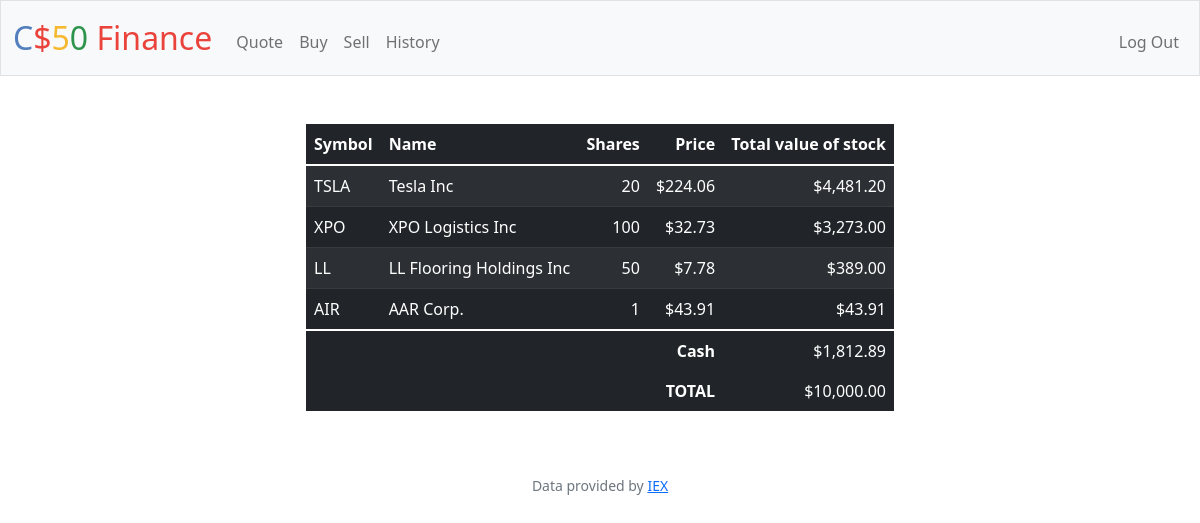
The page / (signed in) on the database as committed earlier.
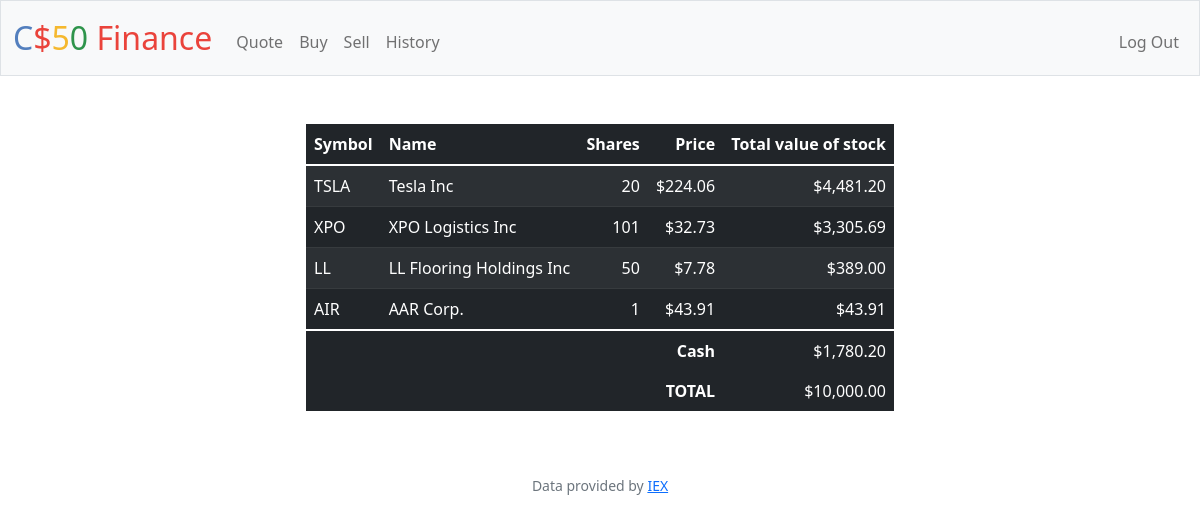
The same page on the database as committed later.
### tables this page shows
CREATE TABLE portfolio (
                portfolio_user_id INTEGER NOT NULL,
                portfolio_id INTEGER PRIMARY KEY,
                name TEXT NOT NULL,
                symbol TEXT NOT NULL,
                shares INTEGER NOT NULL,
                price INTEGER NOT NULL,
                total_value_of_stock NUMERIC NOT NULL DEFAULT 0
            );

### app.py (the view)
@app.route("/")
@login_required
def index():
    db.execute("DELETE FROM portfolio WHERE portfolio_user_id = ? AND shares = 0", session["user_id"])
    portfolio_rows = db.execute("SELECT * FROM portfolio WHERE portfolio_user_id = ?", session["user_id"])
    user_cash_rows = db.execute("SELECT cash FROM users WHERE id = ?", session["user_id"])
    user_cash_balance = round(float(user_cash_rows[0]["cash"]), 2)
    total_starting_cash = 0
    for dict in portfolio_rows:
        total_starting_cash += float(dict["total_value_of_stock"])
    total_starting_cash += user_cash_balance
    for dict in portfolio_rows:
        dict["price"] = usd(dict["price"])
        dict["total_value_of_stock"] = usd(dict["total_value_of_stock"])
    return render_template("index.html", portfolio_rows = portfolio_rows, user_cash_balance = usd(user_cash_balance), total_starting_cash = usd(total_starting_cash))

### app.py (called while the page is built)
@app.after_request
def after_request(response):
    response.headers["Cache-Control"] = "no-cache, no-store, must-revalidate"
    response.headers["Expires"] = 0
    response.headers["Pragma"] = "no-cache"
    return response

### helpers.py (called while the page is built)
def login_required(f):
    @wraps(f)
    def decorated_function(*args, **kwargs):
        if session.get("user_id") is None:
            return redirect("/login")
        return f(*args, **kwargs)
    return decorated_function

def usd(value):
    return f"${value:,.2f}"

### templates/index.html (shortened to what this page needs)
{% extends "layout.html" %}
{% block main %}
    <div class="text-centre mx-auto w-50">
        <table class="table table-striped table-dark">
            <thead>
                <tr>
                    <th class="text-start">Symbol</th>
                    <th class="text-start">Name</th>
                    <th class="text-end">Shares</th>
                    <th class="text-end">Price</th>
                    <th class="text-end">Total value of stock</th>
                </tr>
            </thead>
            <tbody>
                {% for dict in portfolio_rows %}
                <tr>
                    <td class="text-start">{{dict.symbol}}</td>
                    <td class="text-start">{{dict.name}}</td>
                    <td class="text-end">{{dict.shares}}</td>
                    <td class="text-end">{{dict.price}}</td>
                    <td class="text-end">{{dict.total_value_of_stock}}</td>
                </tr>
                {% endfor %}
            </tbody>
            <tfoot>
                <tr>
                    <td class="border-0 fw-bold text-end" colspan="4">Cash</td>
                    <td class="border-0 text-end">{{user_cash_balance}}</td>
                </tr>
                <tr>
                    <td class="border-0 fw-bold text-end" colspan="4">TOTAL</td>
                    <td class="border-0 w-bold text-end">{{total_starting_cash}}</td>
                </tr>
            </tfoot>
        </table>
    </div>
{% endblock %}

Rows that differ between the two databases and show on the page:
changed portfolio "XPO": shares "100" → "101"; total_value_of_stock "$3,273.00" → "$3,305.69"
Other text that changed with them:
{{ user_cash_balance }}: "$1,812.89" → "$1,780.20"
